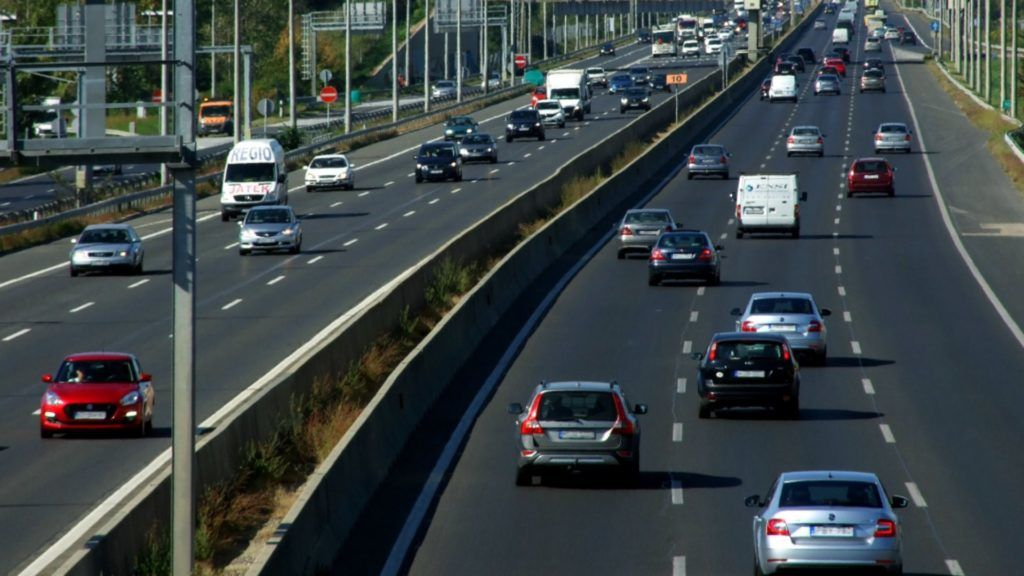
#> input picture data/test_images/autopalya-2-1024x576.jpg, 1024 x 576 px, found by its file name
$ python main.py
#> lines starting #> are read from the running program, lines starting #| are printed output that depends on the picture; after the words box and inside, x2 and y2 are one past the last pixel; in counts of white or black regions, pixels touching at a corner belong together
### utils/image_io.py
import cv2

def load_image(image_path):
    """Load an image from the specified file path."""
    return cv2.imread(image_path)

def save_image(image_path, image):
    """Save an image to the specified file path."""
    cv2.imwrite(image_path, image)

### processing/noise.py
import numpy as np

def add_noise(image, noise_type='gaussian', intensity=0.1):
    if noise_type == 'gaussian':
        return add_gaussian_noise(image, intensity)
    elif noise_type == 'salt_pepper':
        return add_salt_pepper_noise(image, intensity)

def add_gaussian_noise(image, intensity=0.1):
    row, col, ch = image.shape
    mean = 0
    sigma = intensity * 255
    gauss = np.random.normal(mean, sigma, (row, col, ch)).reshape(row, col, ch).astype(np.float32)
    noisy_image = image + gauss
    noisy_image = np.clip(noisy_image, 0, 255).astype(np.uint8)
    return noisy_image

# [11 lines left out: function add_salt_pepper_noise, not called in this run]

### processing/preprocess.py
import cv2
import numpy as np

def adaptive_preprocess(image, threshold=2, clip_limit=3.0, color_channel='BGR'):
    enhanced_img = enhance_contrast(image, clip_limit, color_channel)
    filtered_img = apply_bilateral_filter(enhanced_img)
    edges = detect_edges(filtered_img, threshold)
    refined_edges = apply_morphology(edges)
    return refined_edges

def enhance_contrast(image, clip_limit, color_channel):
    if color_channel == 'HSV':
        hsv_img = cv2.cvtColor(image, cv2.COLOR_BGR2HSV)
        clahe = cv2.createCLAHE(clipLimit=clip_limit, tileGridSize=(8, 8))
        hsv_img[:, :, 2] = clahe.apply(hsv_img[:, :, 2])
        enhanced_img = cv2.cvtColor(hsv_img, cv2.COLOR_HSV2BGR)
    elif color_channel == 'YCrCb':
        ycrcb_img = cv2.cvtColor(image, cv2.COLOR_BGR2YCrCb)
        clahe = cv2.createCLAHE(clipLimit=clip_limit, tileGridSize=(8, 8))
        ycrcb_img[:, :, 0] = clahe.apply(ycrcb_img[:, :, 0])
        enhanced_img = cv2.cvtColor(ycrcb_img, cv2.COLOR_YCrCb2BGR)
    else:
        bgr_img = image.copy()
        clahe = cv2.createCLAHE(clipLimit=clip_limit, tileGridSize=(8, 8))
        for i in range(3):
            bgr_img[:, :, i] = clahe.apply(bgr_img[:, :, i])
        enhanced_img = bgr_img
    return enhanced_img

def apply_bilateral_filter(image):
    return cv2.bilateralFilter(image, 9, 75, 75)

def detect_edges(image, threshold):
    gray_img = cv2.cvtColor(image, cv2.COLOR_BGR2GRAY)
    adaptive_thresh = cv2.adaptiveThreshold(gray_img, 255, cv2.ADAPTIVE_THRESH_GAUSSIAN_C, cv2.THRESH_BINARY_INV, 11, threshold)
    median_val = np.median(gray_img)
    sigma = 0.33
    lower = int(max(0, (1.0 - sigma) * median_val))
    upper = int(min(255, (1.0 + sigma) * median_val))
    return cv2.Canny(adaptive_thresh, lower, upper)

def apply_morphology(edges):
    kernel = cv2.getStructuringElement(cv2.MORPH_ELLIPSE, (3, 3))
    closed_edges = cv2.morphologyEx(edges, cv2.MORPH_CLOSE, kernel, iterations=2)
    return cv2.morphologyEx(closed_edges, cv2.MORPH_OPEN, kernel, iterations=1)

### processing/segmentation.py
import cv2
import numpy as np

def exclude_shadows(image, mask):
    hsv = cv2.cvtColor(image, cv2.COLOR_BGR2HSV)
    h, s, v = cv2.split(hsv)
    v_median = np.median(v)
    s_median = np.median(s)
    shadow_threshold_s = max(40, s_median * 0.5)
    shadow_threshold_v = max(75, v_median * 0.5)
    shadow_mask = (s < shadow_threshold_s) & (v < shadow_threshold_v)
    return cv2.bitwise_and(mask, mask, mask=~shadow_mask.astype(np.uint8))

def segment_vehicles(image, preprocessed_img, min_area_ratio=0.005, aspect_ratio_range=(0.2, 5.0), min_solidity=0.5):
    blurred_img = cv2.GaussianBlur(preprocessed_img, (5, 5), 0)

    contours, _ = cv2.findContours(blurred_img, cv2.RETR_EXTERNAL, cv2.CHAIN_APPROX_SIMPLE)
    mask = np.zeros_like(preprocessed_img, dtype=np.uint8)
    min_area = image.shape[0] * image.shape[1] * min_area_ratio

    for contour in contours:
        area = cv2.contourArea(contour)
        if area < min_area:
            continue

        x, y, w, h = cv2.boundingRect(contour)
        aspect_ratio = w / h
        hull = cv2.convexHull(contour)
        hull_area = cv2.contourArea(hull)
        solidity = area / hull_area if hull_area > 0 else 0

        if aspect_ratio_range[0] <= aspect_ratio <= aspect_ratio_range[1] and solidity > min_solidity:
            cv2.drawContours(mask, [contour], -1, 255, -1)

    kernel = cv2.getStructuringElement(cv2.MORPH_RECT, (3, 3))
    mask = cv2.morphologyEx(mask, cv2.MORPH_CLOSE, kernel, iterations=2)
    mask = cv2.morphologyEx(mask, cv2.MORPH_OPEN, kernel, iterations=2)

    mask_no_shadows = exclude_shadows(image, mask)
    segmented = cv2.bitwise_and(image, image, mask=mask_no_shadows)
    return segmented

### processing/postprocess.py
import cv2

def postprocess_segmentation(segmented, kernel_size=7, morphology_operations=2):
    gray = cv2.cvtColor(segmented, cv2.COLOR_BGR2GRAY)
    _, binary = cv2.threshold(gray, 1, 255, cv2.THRESH_BINARY)
    kernel = cv2.getStructuringElement(cv2.MORPH_ELLIPSE, (kernel_size, kernel_size))

    if morphology_operations == 1:
        processed = cv2.morphologyEx(binary, cv2.MORPH_OPEN, kernel, iterations=2)
    elif morphology_operations == 2:
        opened = cv2.morphologyEx(binary, cv2.MORPH_OPEN, kernel, iterations=2)
        processed = cv2.morphologyEx(opened, cv2.MORPH_CLOSE, kernel, iterations=2)
    else:
        processed = binary

    contours, _ = cv2.findContours(processed, cv2.RETR_EXTERNAL, cv2.CHAIN_APPROX_SIMPLE)
    postprocessed = cv2.drawContours(segmented.copy(), contours, -1, (0, 255, 0), 3)
    return postprocessed

### utils/visualization.py
import cv2
import matplotlib.pyplot as plt
from matplotlib.widgets import Slider, RadioButtons

def display_interactive_results(titles, images, process_function):
    fig, axs = plt.subplots(2, 3, figsize=(30, 20), dpi=100)
    axs = axs.flatten()

    imgs = []
    for ax, img, title in zip(axs[:-1], images, titles):
        imgs.append(ax.imshow(cv2.cvtColor(img, cv2.COLOR_BGR2RGB)))
        ax.set_title(title, fontdict={'fontsize': 18, 'fontweight': 'bold'})
        ax.axis('off')

    axs[-1].axis('off')

    axcolor = '#caf0f8'
    slider_color = '#023e8a'
    ax_noise_type = plt.axes([0.775, 0.1, 0.15, 0.15], facecolor=axcolor, transform=fig.transFigure)
    ax_noise_intensity = plt.axes([0.775, 0.3, 0.15, 0.03], facecolor=axcolor, transform=fig.transFigure)

    noise_type_button = RadioButtons(ax_noise_type, ('Gaussian', 'Salt & Pepper'), active=0, activecolor=slider_color)
    noise_intensity_slider = Slider(ax_noise_intensity, 'Noise Intensity', 0.0, 1.0, valinit=0.1, color=slider_color)

    # [7 lines left out: function update, not called in this run]

    noise_type_button.on_clicked(update)
    noise_intensity_slider.on_changed(update)

    plt.subplots_adjust(left=0.05, right=0.95, top=0.95, bottom=0.05, wspace=0.1, hspace=0.3)
    plt.show()

### src/main.py
import argparse
from utils import image_io, visualization
from processing import preprocess, noise, segmentation, postprocess

def process_images(image_path, noise_type, noise_intensity):
    original_img = image_io.load_image(image_path)
    noisy_img = noise.add_noise(original_img, noise_type, noise_intensity)
    preprocessed_img = preprocess.adaptive_preprocess(noisy_img)
    segmented_img = segmentation.segment_vehicles(original_img, preprocessed_img)
    postprocessed_img = postprocess.postprocess_segmentation(segmented_img)
    return [original_img, noisy_img, preprocessed_img, segmented_img, postprocessed_img]

def main(args):
    images = process_images(args.image_path, args.noise_type, args.noise_intensity)
#> in load_image, returned value is the input picture: shape (576, 1024, 3); mean B, G, R 71.1, 69.6, 61
#> after the loop in enhance_contrast, `for i in range(3):`:
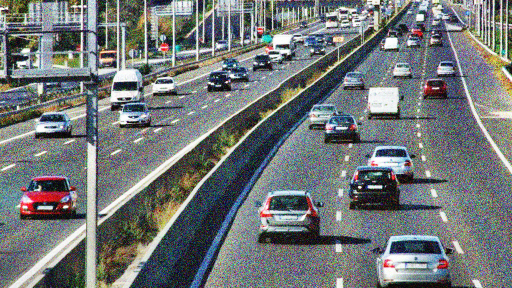
#> bgr_img: shape (576, 1024, 3) (shown at 1/2 size); mean B, G, R 119.1, 118.6, 113.4
#> in detect_edges, `adaptive_thresh = cv2.adaptiveThreshold(gray_img, 255, cv2.ADAPTIVE_TH..`:
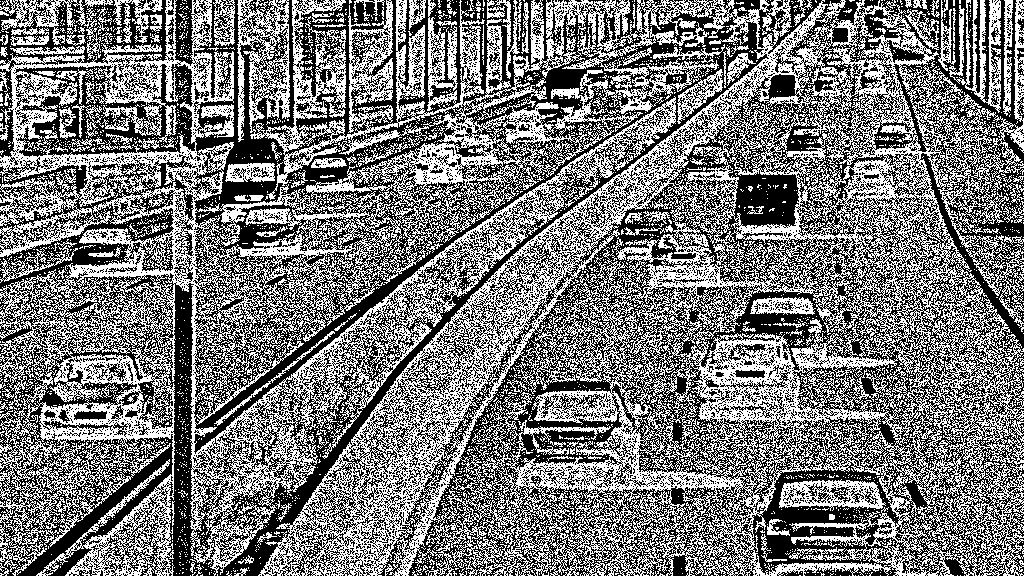
#> adaptive_thresh: shape (576, 1024); 47.4% white in thin lines or dots
#> in detect_edges, `median_val = np.median(gray_img)`: median_val = 115
#> in detect_edges, `lower = int(max(0, (1.0 - sigma) * median_val))`: lower = 77
#> in detect_edges, `upper = int(min(255, (1.0 + sigma) * median_val))`: upper = 152
#> in segment_vehicles, `blurred_img = cv2.GaussianBlur(preprocessed_img, (5, 5), 0)`:
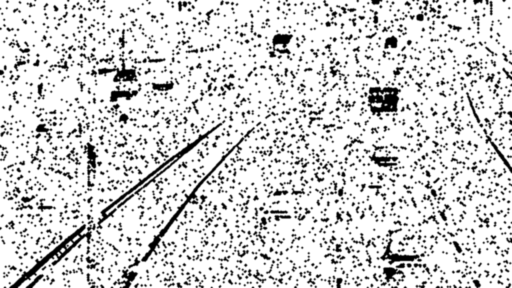
#> blurred_img: shape (576, 1024) (shown at 1/2 size); min 0, max 255, mean 212.3
#> in segment_vehicles, `contours, _ = cv2.findContours(blurred_img, cv2.RETR_EXTERNAL, cv2.CHA..`: contours = 1 contour; box (x1, y1, x2, y2) and area: (0, 0, 1024, 576) 587615
#> the loop in segment_vehicles, `for contour in contours:` made 1 pass
#> (area, x, y, w, h, aspect_ratio, hull, hull_area) on pass 1: (587615, 0, 0, 1024, 576, 1.78, [[1023, 0], [1023, 575], [0, 575], [0, 0]], 588225)
#> after the loop in segment_vehicles, `for contour in contours:`:
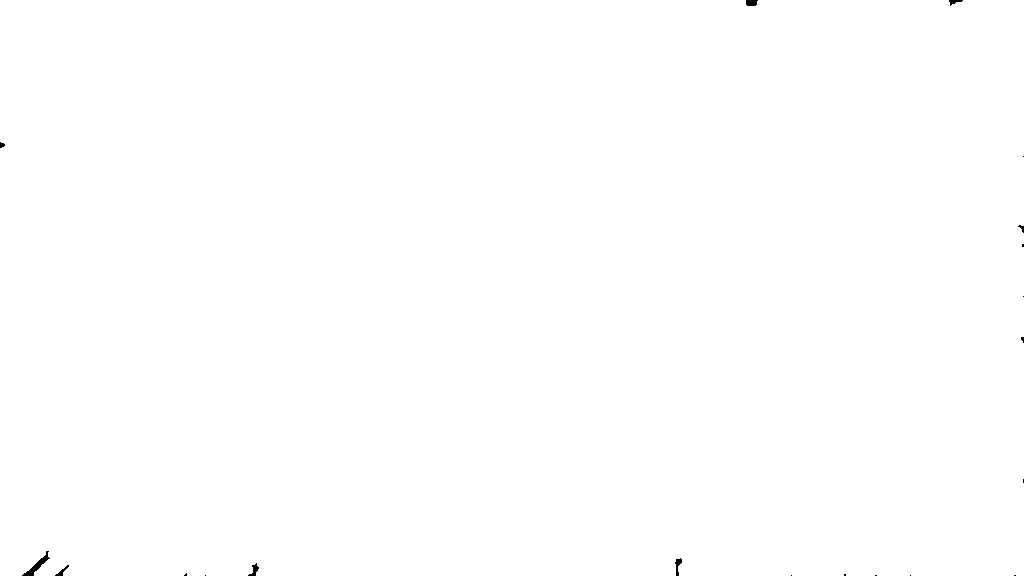
#> mask: shape (576, 1024); 99.9% white; 20 black regions (12 under 20 px), largest, box (x1, y1, x2, y2) and area: (22, 551, 50, 576) 174, (746, 0, 758, 6) 65, (675, 558, 682, 576) 63
#> in segment_vehicles, `kernel = cv2.getStructuringElement(cv2.MORPH_RECT, (3, 3))`: kernel = [[1, 1, 1], [1, 1, 1], [1, 1, 1]]
#> in exclude_shadows, `h, s, v = cv2.split(hsv)`:
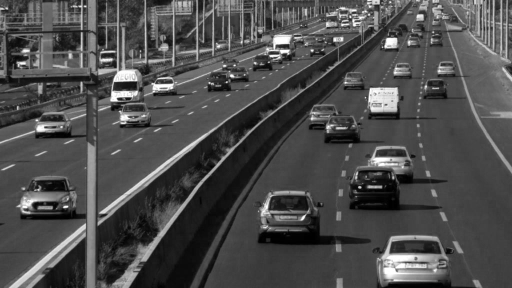
#> v: shape (576, 1024) (shown at 1/2 size); min 0, max 255, mean 76.6
#> in exclude_shadows, `v_median = np.median(v)`: v_median = 70
#> in exclude_shadows, `s_median = np.median(s)`: s_median = 65
#> in exclude_shadows, `shadow_threshold_s = max(40, s_median * 0.5)`: shadow_threshold_s = 40
#> in exclude_shadows, `shadow_threshold_v = max(75, v_median * 0.5)`: shadow_threshold_v = 75
#> in postprocess_segmentation, `contours, _ = cv2.findContours(processed, cv2.RETR_EXTERNAL, cv2.CHAIN..`: contours = 1 contour; box (x1, y1, x2, y2) and area: (0, 0, 1024, 576) 587683
#> images = 5 items
    visualization.display_interactive_results(['Original', 'Noisy', 'Preprocessed', 'Segmented', 'Postprocessed'], images, lambda nt, ni: process_images(args.image_path, nt, ni))
#> the loop in display_interactive_results, `for ax, img, title in zip(axs[:-1], images, titles):` made 5 passes
#> in display_interactive_results, `plt.show()`:
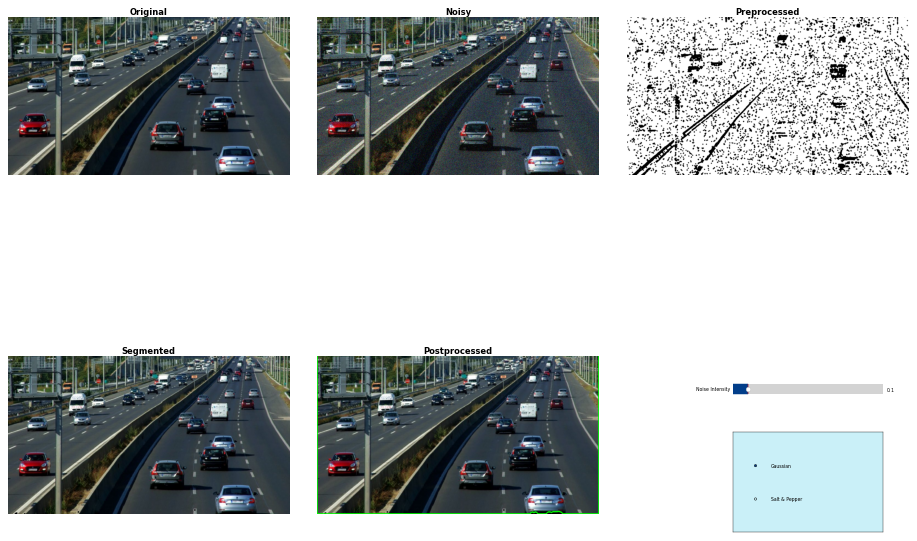
#> figure drawn by matplotlib, 7 panels

if __name__ == '__main__':
    parser = argparse.ArgumentParser(description='Vehicle Segmentation Application')
    parser.add_argument('--image-path', type=str, default='data/test_images/autopalya-2-1024x576.jpg', help='Path to the input image for segmentation')
    parser.add_argument('--add-noise', action='store_true', help='Flag to add noise to the image')
    parser.add_argument('--noise-type', choices=['gaussian', 'salt_pepper'], default='gaussian', help='Type of noise to add')
    parser.add_argument('--noise_intensity', type=float, default=0.1, help='Intensity of the noise')
    args = parser.parse_args()
    main(args)

$ run again, with data/test_images/0b390b99520e509e06dd605178d859068a8e482a.jpg copied over data/test_images/autopalya-2-1024x576.jpg
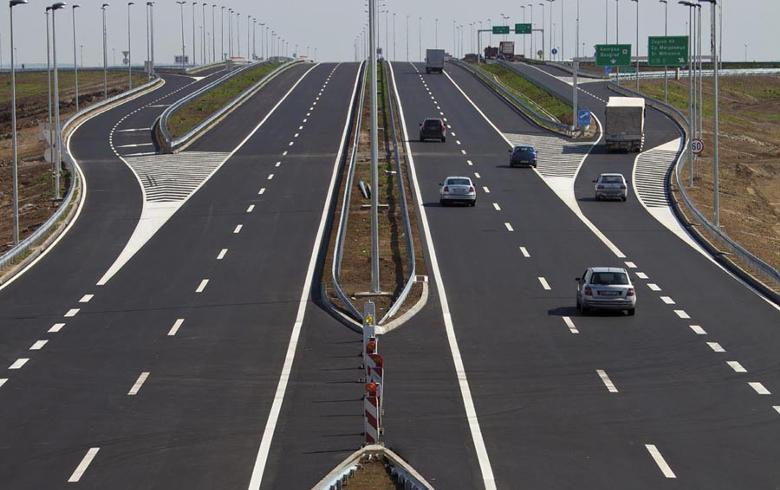
#> input picture data/test_images/0b390b99520e509e06dd605178d859068a8e482a.jpg, 780 x 490 px, found by its file name
#> in load_image, returned value is the input picture: shape (490, 780, 3); mean B, G, R 93.8, 92.8, 94.6
#> in detect_edges, `adaptive_thresh = cv2.adaptiveThreshold(gray_img, 255, cv2.ADAPTIVE_TH..`:
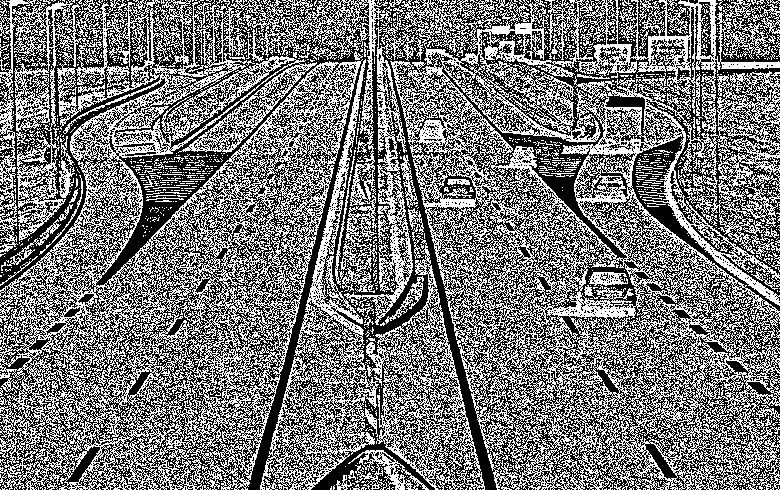
#> adaptive_thresh: shape (490, 780); 47.2% white in thin lines or dots
#> median_val = 123
#> lower = 82
#> upper = 163
#> closed_edges: shape (490, 780); 85.9% white; 1849 black regions (1076 under 20 px), largest, box (x1, y1, x2, y2) and area: (420, 223, 496, 490) 2248, (247, 210, 328, 490) 2170, (542, 164, 623, 257) 1015
#> in segment_vehicles, `contours, _ = cv2.findContours(blurred_img, cv2.RETR_EXTERNAL, cv2.CHA..`: contours = 1 contour; box (x1, y1, x2, y2) and area: (0, 0, 780, 490) 379051
#> the loop in segment_vehicles, `for contour in contours:` made 1 pass
#> (area, x, y, w, h, aspect_ratio, hull, hull_area) on pass 1: (379051, 0, 0, 780, 490, 1.59, [[779, 0], [779, 489], [0, 489], [0, 0]], 380931)
#> kernel = [[1, 1, 1], [1, 1, 1], [1, 1, 1]]
#> hsv: shape (490, 780, 3); mean H, S, V 101.6, 27, 98.8
#> v_median = 76
#> s_median = 17
#> shadow_threshold_s = 40
#> shadow_threshold_v = 75
#> shadow_mask: shape (490, 780) bool; 42.2% white; 1586 white regions (1474 under 20 px), largest, box (x1, y1, x2, y2) and area: (0, 164, 321, 490) 70870, (438, 234, 780, 490) 51559, (260, 294, 368, 490) 12588
#> binary: shape (490, 780); 99.9% white; 40 black regions (33 under 20 px), largest, box (x1, y1, x2, y2) and area: (485, 473, 493, 490) 90, (478, 448, 486, 463) 81, (251, 475, 259, 490) 74
#> opened: shape (490, 780); 99.8% white; 24 black regions (17 under 20 px), largest, box (x1, y1, x2, y2) and area: (577, 304, 624, 316) 202, (485, 472, 493, 490) 92, (478, 448, 486, 464) 85
#> processed: shape (490, 780); every value is 255
#> in postprocess_segmentation, `contours, _ = cv2.findContours(processed, cv2.RETR_EXTERNAL, cv2.CHAIN..`: contours = [[[0, 0], [0, 489], [779, 489], [779, 0]]]
#> in postprocess_segmentation, `postprocessed = cv2.drawContours(segmented.copy(), contours, -1, (0, 2..`:
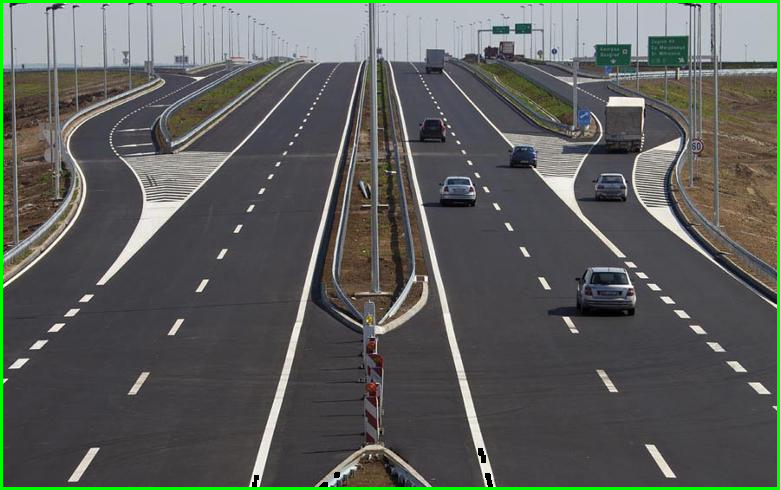
#> postprocessed: shape (490, 780, 3); mean B, G, R 91.4, 95.4, 92.1
#> images = 5 items
#> the loop in display_interactive_results, `for ax, img, title in zip(axs[:-1], images, titles):` made 5 passes
